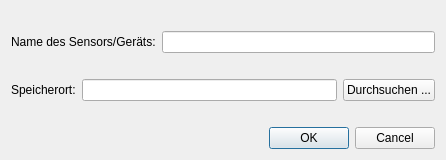
<?xml version="1.0" encoding="UTF-8"?>
<ui version="4.0">
 <class>Dialog</class>
 <widget class="QDialog" name="Dialog">
  <property name="geometry">
   <rect>
    <x>0</x>
    <y>0</y>
    <width>446</width>
    <height>160</height>
   </rect>
  </property>
  <property name="windowTitle">
   <string>Neue Bad-Pixel-Map erstellen</string>
  </property>
  <layout class="QVBoxLayout" name="verticalLayout">
   <item>
    <spacer name="verticalSpacer_3">
     <property name="orientation">
      <enum>Qt::Vertical</enum>
     </property>
     <property name="sizeHint" stdset="0">
      <size>
       <width>20</width>
       <height>40</height>
      </size>
     </property>
    </spacer>
   </item>
   <item>
    <layout class="QHBoxLayout" name="horizontalLayout_2">
     <item>
      <widget class="QLabel" name="label">
       <property name="text">
        <string>Name des Sensors/Geräts:</string>
       </property>
      </widget>
     </item>
     <item>
      <widget class="QLineEdit" name="lineEdit"/>
     </item>
    </layout>
   </item>
   <item>
    <spacer name="verticalSpacer_2">
     <property name="orientation">
      <enum>Qt::Vertical</enum>
     </property>
     <property name="sizeHint" stdset="0">
      <size>
       <width>20</width>
       <height>40</height>
      </size>
     </property>
    </spacer>
   </item>
   <item>
    <layout class="QHBoxLayout" name="horizontalLayout">
     <item>
      <widget class="QLabel" name="label_2">
       <property name="text">
        <string>Speicherort:</string>
       </property>
      </widget>
     </item>
     <item>
      <widget class="QLineEdit" name="lineEdit_2"/>
     </item>
     <item>
      <widget class="QPushButton" name="pushButton">
       <property name="text">
        <string>Durchsuchen ...</string>
       </property>
      </widget>
     </item>
    </layout>
   </item>
   <item>
    <spacer name="verticalSpacer">
     <property name="orientation">
      <enum>Qt::Vertical</enum>
     </property>
     <property name="sizeHint" stdset="0">
      <size>
       <width>20</width>
       <height>40</height>
      </size>
     </property>
    </spacer>
   </item>
   <item>
    <widget class="QDialogButtonBox" name="buttonBox">
     <property name="orientation">
      <enum>Qt::Horizontal</enum>
     </property>
     <property name="standardButtons">
      <set>QDialogButtonBox::Cancel|QDialogButtonBox::Ok</set>
     </property>
    </widget>
   </item>
  </layout>
 </widget>
 <resources/>
 <connections>
  <connection>
   <sender>buttonBox</sender>
   <signal>accepted()</signal>
   <receiver>Dialog</receiver>
   <slot>accept()</slot>
   <hints>
    <hint type="sourcelabel">
     <x>248</x>
     <y>254</y>
    </hint>
    <hint type="destinationlabel">
     <x>157</x>
     <y>274</y>
    </hint>
   </hints>
  </connection>
  <connection>
   <sender>buttonBox</sender>
   <signal>rejected()</signal>
   <receiver>Dialog</receiver>
   <slot>reject()</slot>
   <hints>
    <hint type="sourcelabel">
     <x>316</x>
     <y>260</y>
    </hint>
    <hint type="destinationlabel">
     <x>286</x>
     <y>274</y>
    </hint>
   </hints>
  </connection>
 </connections>
</ui>
